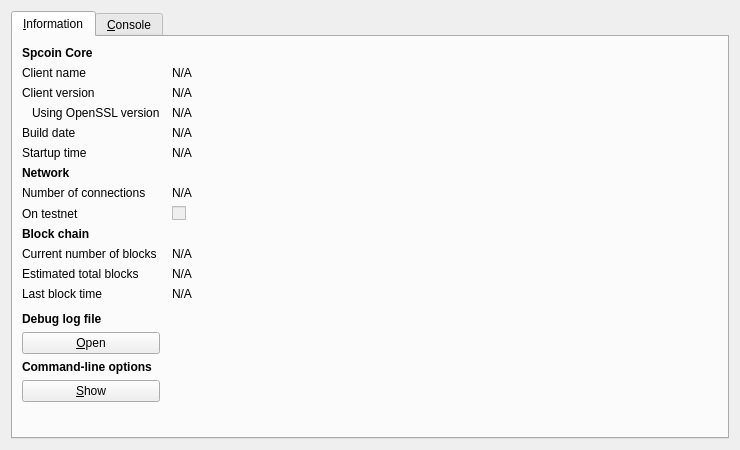
<?xml version="1.0" encoding="UTF-8"?>
<ui version="4.0">
 <class>RPCConsole</class>
 <widget class="QDialog" name="RPCConsole">
  <property name="geometry">
   <rect>
    <x>0</x>
    <y>0</y>
    <width>740</width>
    <height>450</height>
   </rect>
  </property>
  <property name="windowTitle">
   <string>Spcoin - Debug window</string>
  </property>
  <layout class="QVBoxLayout" name="verticalLayout_2">
   <item>
    <widget class="QTabWidget" name="tabWidget">
     <property name="currentIndex">
      <number>0</number>
     </property>
     <widget class="QWidget" name="tab_info">
      <attribute name="title">
       <string>&amp;Information</string>
      </attribute>
      <layout class="QGridLayout" name="gridLayout" columnstretch="0,1">
       <property name="horizontalSpacing">
        <number>12</number>
       </property>
       <item row="0" column="0">
        <widget class="QLabel" name="label_9">
         <property name="font">
          <font>
           <weight>75</weight>
           <bold>true</bold>
          </font>
         </property>
         <property name="text">
          <string>Spcoin Core</string>
         </property>
        </widget>
       </item>
       <item row="1" column="0">
        <widget class="QLabel" name="label_5">
         <property name="text">
          <string>Client name</string>
         </property>
        </widget>
       </item>
       <item row="1" column="1">
        <widget class="QLabel" name="clientName">
         <property name="cursor">
          <cursorShape>IBeamCursor</cursorShape>
         </property>
         <property name="text">
          <string>N/A</string>
         </property>
         <property name="textFormat">
          <enum>Qt::PlainText</enum>
         </property>
         <property name="textInteractionFlags">
          <set>Qt::LinksAccessibleByMouse|Qt::TextSelectableByKeyboard|Qt::TextSelectableByMouse</set>
         </property>
        </widget>
       </item>
       <item row="2" column="0">
        <widget class="QLabel" name="label_6">
         <property name="text">
          <string>Client version</string>
         </property>
        </widget>
       </item>
       <item row="2" column="1">
        <widget class="QLabel" name="clientVersion">
         <property name="cursor">
          <cursorShape>IBeamCursor</cursorShape>
         </property>
         <property name="text">
          <string>N/A</string>
         </property>
         <property name="textFormat">
          <enum>Qt::PlainText</enum>
         </property>
         <property name="textInteractionFlags">
          <set>Qt::LinksAccessibleByMouse|Qt::TextSelectableByKeyboard|Qt::TextSelectableByMouse</set>
         </property>
        </widget>
       </item>
       <item row="3" column="0">
        <widget class="QLabel" name="label_14">
         <property name="text">
          <string>Using OpenSSL version</string>
         </property>
         <property name="indent">
          <number>10</number>
         </property>
        </widget>
       </item>
       <item row="3" column="1">
        <widget class="QLabel" name="openSSLVersion">
         <property name="cursor">
          <cursorShape>IBeamCursor</cursorShape>
         </property>
         <property name="text">
          <string>N/A</string>
         </property>
         <property name="textFormat">
          <enum>Qt::PlainText</enum>
         </property>
         <property name="textInteractionFlags">
          <set>Qt::LinksAccessibleByMouse|Qt::TextSelectableByKeyboard|Qt::TextSelectableByMouse</set>
         </property>
        </widget>
       </item>
       <item row="4" column="0">
        <widget class="QLabel" name="label_12">
         <property name="text">
          <string>Build date</string>
         </property>
        </widget>
       </item>
       <item row="4" column="1">
        <widget class="QLabel" name="buildDate">
         <property name="cursor">
          <cursorShape>IBeamCursor</cursorShape>
         </property>
         <property name="text">
          <string>N/A</string>
         </property>
         <property name="textFormat">
          <enum>Qt::PlainText</enum>
         </property>
         <property name="textInteractionFlags">
          <set>Qt::LinksAccessibleByMouse|Qt::TextSelectableByKeyboard|Qt::TextSelectableByMouse</set>
         </property>
        </widget>
       </item>
       <item row="5" column="0">
        <widget class="QLabel" name="label_13">
         <property name="text">
          <string>Startup time</string>
         </property>
        </widget>
       </item>
       <item row="5" column="1">
        <widget class="QLabel" name="startupTime">
         <property name="cursor">
          <cursorShape>IBeamCursor</cursorShape>
         </property>
         <property name="text">
          <string>N/A</string>
         </property>
         <property name="textFormat">
          <enum>Qt::PlainText</enum>
         </property>
         <property name="textInteractionFlags">
          <set>Qt::LinksAccessibleByMouse|Qt::TextSelectableByKeyboard|Qt::TextSelectableByMouse</set>
         </property>
        </widget>
       </item>
       <item row="6" column="0">
        <widget class="QLabel" name="label_11">
         <property name="font">
          <font>
           <weight>75</weight>
           <bold>true</bold>
          </font>
         </property>
         <property name="text">
          <string>Network</string>
         </property>
        </widget>
       </item>
       <item row="7" column="0">
        <widget class="QLabel" name="label_7">
         <property name="text">
          <string>Number of connections</string>
         </property>
        </widget>
       </item>
       <item row="7" column="1">
        <widget class="QLabel" name="numberOfConnections">
         <property name="cursor">
          <cursorShape>IBeamCursor</cursorShape>
         </property>
         <property name="text">
          <string>N/A</string>
         </property>
         <property name="textFormat">
          <enum>Qt::PlainText</enum>
         </property>
         <property name="textInteractionFlags">
          <set>Qt::LinksAccessibleByMouse|Qt::TextSelectableByKeyboard|Qt::TextSelectableByMouse</set>
         </property>
        </widget>
       </item>
       <item row="8" column="0">
        <widget class="QLabel" name="label_8">
         <property name="text">
          <string>On testnet</string>
         </property>
        </widget>
       </item>
       <item row="8" column="1">
        <widget class="QCheckBox" name="isTestNet">
         <property name="enabled">
          <bool>false</bool>
         </property>
         <property name="text">
          <string/>
         </property>
        </widget>
       </item>
       <item row="9" column="0">
        <widget class="QLabel" name="label_10">
         <property name="font">
          <font>
           <weight>75</weight>
           <bold>true</bold>
          </font>
         </property>
         <property name="text">
          <string>Block chain</string>
         </property>
        </widget>
       </item>
       <item row="10" column="0">
        <widget class="QLabel" name="label_3">
         <property name="text">
          <string>Current number of blocks</string>
         </property>
        </widget>
       </item>
       <item row="10" column="1">
        <widget class="QLabel" name="numberOfBlocks">
         <property name="cursor">
          <cursorShape>IBeamCursor</cursorShape>
         </property>
         <property name="text">
          <string>N/A</string>
         </property>
         <property name="textFormat">
          <enum>Qt::PlainText</enum>
         </property>
         <property name="textInteractionFlags">
          <set>Qt::LinksAccessibleByMouse|Qt::TextSelectableByKeyboard|Qt::TextSelectableByMouse</set>
         </property>
        </widget>
       </item>
       <item row="11" column="0">
        <widget class="QLabel" name="label_4">
         <property name="text">
          <string>Estimated total blocks</string>
         </property>
        </widget>
       </item>
       <item row="11" column="1">
        <widget class="QLabel" name="totalBlocks">
         <property name="cursor">
          <cursorShape>IBeamCursor</cursorShape>
         </property>
         <property name="text">
          <string>N/A</string>
         </property>
         <property name="textFormat">
          <enum>Qt::PlainText</enum>
         </property>
         <property name="textInteractionFlags">
          <set>Qt::LinksAccessibleByMouse|Qt::TextSelectableByKeyboard|Qt::TextSelectableByMouse</set>
         </property>
        </widget>
       </item>
       <item row="12" column="0">
        <widget class="QLabel" name="label_2">
         <property name="text">
          <string>Last block time</string>
         </property>
        </widget>
       </item>
       <item row="12" column="1">
        <widget class="QLabel" name="lastBlockTime">
         <property name="cursor">
          <cursorShape>IBeamCursor</cursorShape>
         </property>
         <property name="text">
          <string>N/A</string>
         </property>
         <property name="textFormat">
          <enum>Qt::PlainText</enum>
         </property>
         <property name="textInteractionFlags">
          <set>Qt::LinksAccessibleByMouse|Qt::TextSelectableByKeyboard|Qt::TextSelectableByMouse</set>
         </property>
        </widget>
       </item>
       <item row="13" column="0">
        <spacer name="verticalSpacer_2">
         <property name="orientation">
          <enum>Qt::Vertical</enum>
         </property>
         <property name="sizeHint" stdset="0">
          <size>
           <width>20</width>
           <height>20</height>
          </size>
         </property>
        </spacer>
       </item>
       <item row="14" column="0">
        <widget class="QLabel" name="labelDebugLogfile">
         <property name="font">
          <font>
           <weight>75</weight>
           <bold>true</bold>
          </font>
         </property>
         <property name="text">
          <string>Debug log file</string>
         </property>
        </widget>
       </item>
       <item row="15" column="0">
        <widget class="QPushButton" name="openDebugLogfileButton">
         <property name="toolTip">
          <string>Open the Spcoin debug log file from the current data directory. This can take a few seconds for large log files.</string>
         </property>
         <property name="text">
          <string>&amp;Open</string>
         </property>
         <property name="autoDefault">
          <bool>false</bool>
         </property>
        </widget>
       </item>
       <item row="16" column="0">
        <widget class="QLabel" name="labelCLOptions">
         <property name="font">
          <font>
           <weight>75</weight>
           <bold>true</bold>
          </font>
         </property>
         <property name="text">
          <string>Command-line options</string>
         </property>
        </widget>
       </item>
       <item row="17" column="0">
        <widget class="QPushButton" name="showCLOptionsButton">
         <property name="toolTip">
          <string>Show the Spcoin-Qt help message to get a list with possible Spcoin command-line options.</string>
         </property>
         <property name="text">
          <string>&amp;Show</string>
         </property>
         <property name="autoDefault">
          <bool>false</bool>
         </property>
        </widget>
       </item>
       <item row="18" column="0">
        <spacer name="verticalSpacer">
         <property name="orientation">
          <enum>Qt::Vertical</enum>
         </property>
         <property name="sizeHint" stdset="0">
          <size>
           <width>20</width>
           <height>40</height>
          </size>
         </property>
        </spacer>
       </item>
      </layout>
     </widget>
     <widget class="QWidget" name="tab_console">
      <attribute name="title">
       <string>&amp;Console</string>
      </attribute>
      <layout class="QVBoxLayout" name="verticalLayout_3">
       <property name="spacing">
        <number>3</number>
       </property>
       <item>
        <widget class="QTextEdit" name="messagesWidget">
         <property name="minimumSize">
          <size>
           <width>0</width>
           <height>100</height>
          </size>
         </property>
         <property name="readOnly">
          <bool>true</bool>
         </property>
         <property name="tabKeyNavigation" stdset="0">
          <bool>false</bool>
         </property>
         <property name="columnCount" stdset="0">
          <number>2</number>
         </property>
        </widget>
       </item>
       <item>
        <layout class="QHBoxLayout" name="horizontalLayout">
         <property name="spacing">
          <number>3</number>
         </property>
         <item>
          <widget class="QLabel" name="label">
           <property name="text">
            <string notr="true">&gt;</string>
           </property>
          </widget>
         </item>
         <item>
          <widget class="QLineEdit" name="lineEdit"/>
         </item>
         <item>
          <widget class="QPushButton" name="clearButton">
           <property name="maximumSize">
            <size>
             <width>24</width>
             <height>24</height>
            </size>
           </property>
           <property name="toolTip">
            <string>Clear console</string>
           </property>
           <property name="text">
            <string/>
           </property>
           <property name="icon">
            <iconset resource="../bitcoin.qrc">
             <normaloff>:/icons/remove</normaloff>:/icons/remove</iconset>
           </property>
           <property name="shortcut">
            <string notr="true">Ctrl+L</string>
           </property>
           <property name="autoDefault">
            <bool>false</bool>
           </property>
          </widget>
         </item>
        </layout>
       </item>
      </layout>
     </widget>
    </widget>
   </item>
  </layout>
 </widget>
 <resources>
  <include location="../bitcoin.qrc"/>
 </resources>
 <connections/>
</ui>
